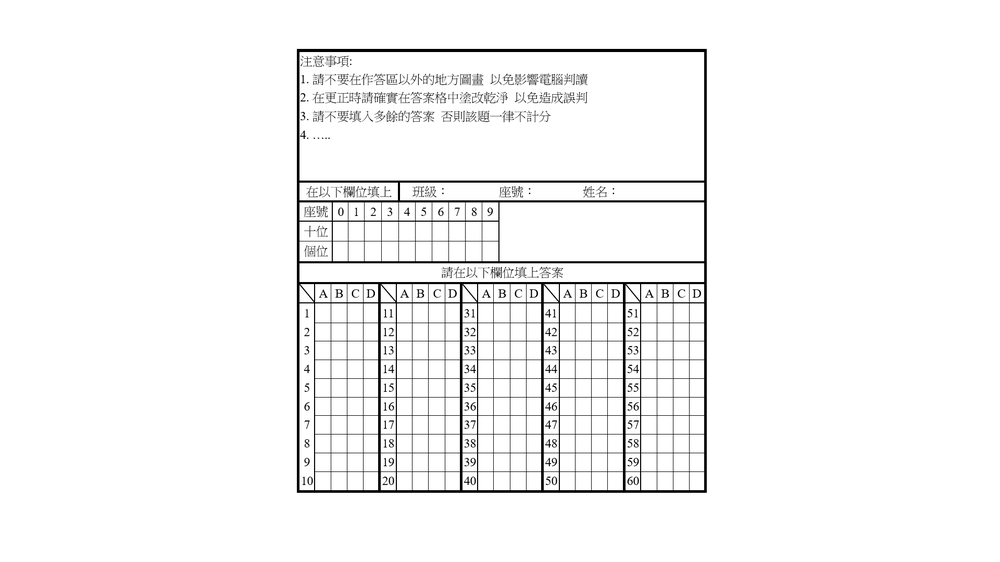
#> input picture gg.png, 1000 x 562 px, shrunk from 1920 x 1080 before the run, found by its file name
$ python test18.py
#> lines starting #> are read from the running program, lines starting #| are printed output that depends on the picture; after the words box and inside, x2 and y2 are one past the last pixel; in counts of white or black regions, pixels touching at a corner belong together
import cv2
import numpy as np

# 影像預處理
def preprocess_image(image):
    gray = cv2.cvtColor(image, cv2.COLOR_BGR2GRAY) # 灰階
    thresh = cv2.adaptiveThreshold(gray, 255,
                                cv2.ADAPTIVE_THRESH_GAUSSIAN_C,
                                cv2.THRESH_BINARY_INV, 11, 2) # 二值化並反轉
    return thresh


# 加载图像，使用完整路径
img1 = cv2.imread('gg.png')  # 参考图像
#> img1 is the input picture: shape (562, 1000, 3); min 0, max 255, mean 245.3
img2 = cv2.imread('minus_blank.png')  # 待对齐图像
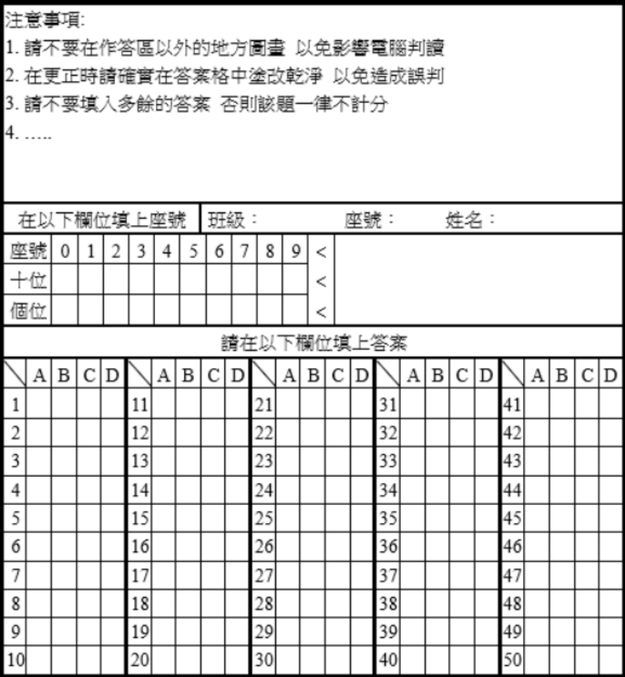
#> input picture src/img/minus_blank.png, 625 x 677 px, shrunk from 1200 x 1300 before the run, found by its file name
#> img2 is the input picture: shape (677, 625, 3); min 0, max 255, mean 222.8

if img1 is None or img2 is None:
    print("Error: One of the images did not load. Check your file paths.")
    exit()

# 特征检测
orb = cv2.ORB_create()
keypoints1, descriptors1 = orb.detectAndCompute(img1, None)
#> keypoints1 = 500 keypoints; strongest (x, y, size): (458, 285, 31), (621, 285, 31), (702, 53, 37.2), (300, 280, 31)
keypoints2, descriptors2 = orb.detectAndCompute(img2, None)
#> keypoints2 = 500 keypoints; strongest (x, y, size): (370, 361, 53.6), (197, 205, 37.2), (371, 360, 37.2), (495, 360, 44.6)

# 特征匹配
bf = cv2.BFMatcher(cv2.NORM_HAMMING, crossCheck=True)
matches = bf.match(descriptors1, descriptors2)
#> matches = 134 matches
matches = sorted(matches, key=lambda x: x.distance)

# 输出匹配点数量
print("Number of matches:", len(matches))
#| Number of matches: 134

if len(matches) < 4:
    print("Not enough matching points to calculate homography.")
    exit()

# 提取匹配点
src_pts = np.float32([keypoints2[m.trainIdx].pt for m in matches]).reshape(-1, 1, 2)
#> src_pts = 134 rows, first 8: [506, 460.3], [508.3, 626.4], [202.8, 205.2], [508, 513.2], [121, 360], [493.5, 360.8], [508, 520.1], [121, 361.2]
dst_pts = np.float32([keypoints1[m.queryIdx].pt for m in matches]).reshape(-1, 1, 2)
#> dst_pts = 134 rows, first 8: [547.2, 349.9], [630, 458], [301, 257.8], [630, 345.6], [376, 285], [621, 285], [548.4, 426], [301, 204.5]

# 计算单应性矩阵
H, mask = cv2.findHomography(src_pts, dst_pts, cv2.RANSAC)
#> H = [[0.779, 0.165, 281.2], [0.00652, 0.87, 15.72], [2.79e-05, 0.000426, 1]]; mask = 134 values, max 1 at index 4, min 0 at index 0, mean 0.119

# 应用透视变换
height, width, _ = img1.shape
#> height = 562; width = 1000
aligned_img2 = cv2.warpPerspective(img2, H, (width, height))
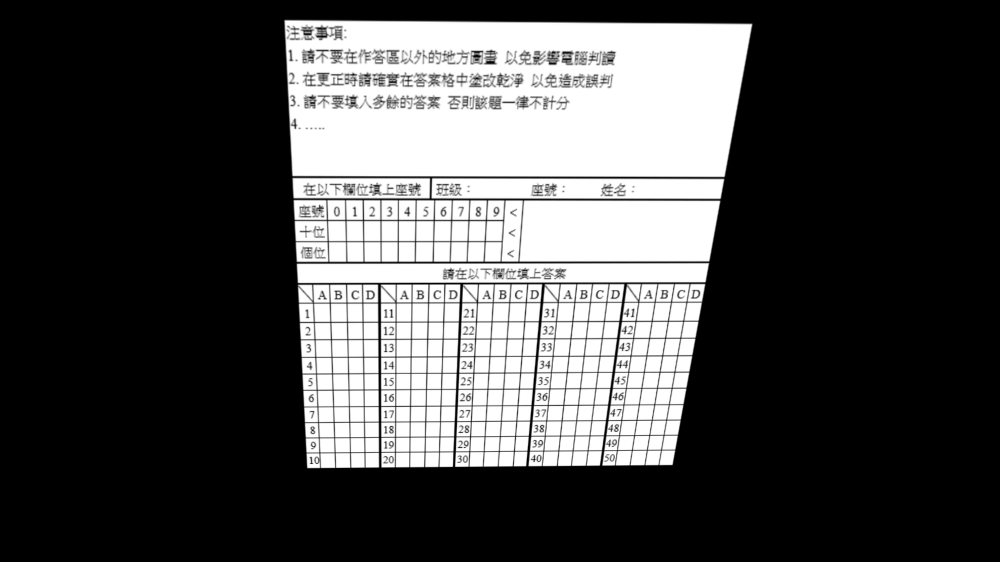
#> aligned_img2: shape (562, 1000, 3); min 0, max 255, mean 75.5


preprocess_img1 = preprocess_image(img1)
#> in preprocess_image, `thresh = cv2.adaptiveThreshold(gray, 255, cv2.ADAPTIVE_THRESH_GAUSSIAN..`:
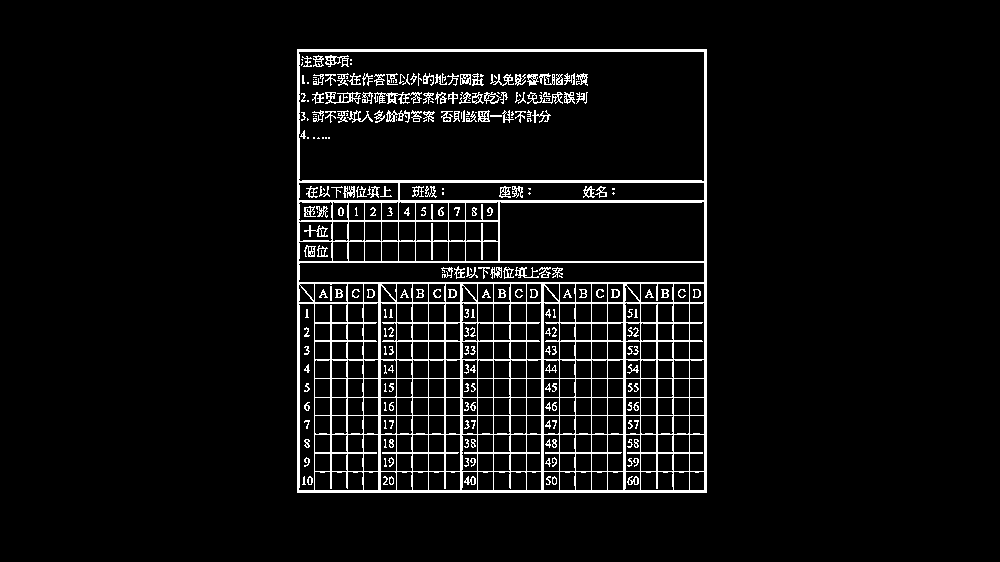
#> thresh: shape (562, 1000); 6% white in thin lines or dots, all inside (x1, y1, x2, y2) = (297, 49, 707, 493)
preprocess_img2 = preprocess_image(aligned_img2)
#> in preprocess_image (call 2), `thresh = cv2.adaptiveThreshold(gray, 255, cv2.ADAPTIVE_THRESH_GAUSSIAN..`:
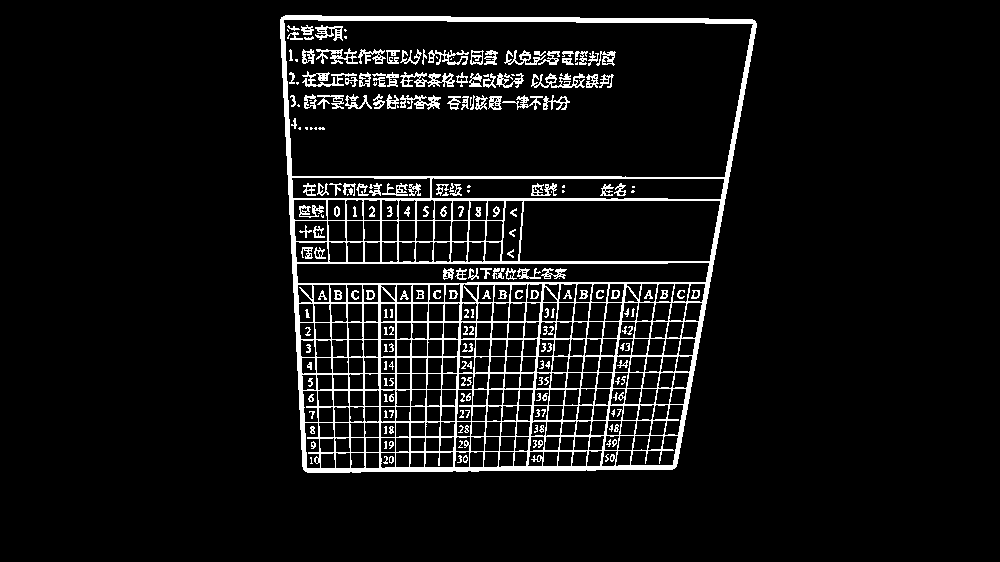
#> thresh: shape (562, 1000); 7.2% white; 235 white regions (55 under 20 px), largest, box (x1, y1, x2, y2) and area: (280, 15, 757, 473) 28284, (400, 72, 455, 87) 411, (531, 73, 585, 88) 368

use_image_blank = cv2.absdiff(preprocess_img1, preprocess_img2)
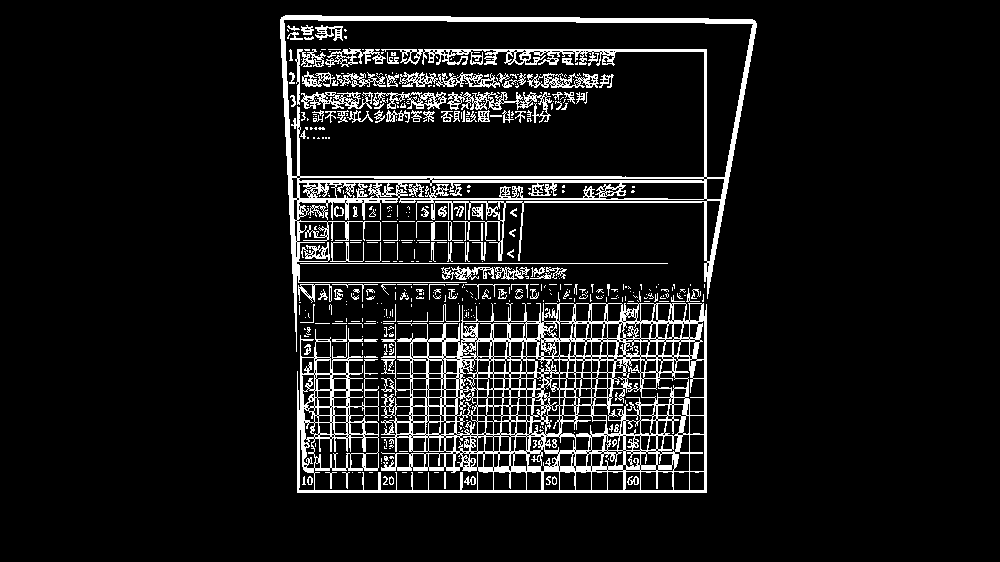
#> use_image_blank: shape (562, 1000); 9.4% white in thin lines or dots, all inside (x1, y1, x2, y2) = (280, 15, 757, 493)


# 显示结果
cv2.imwrite('out.png', use_image_blank)
